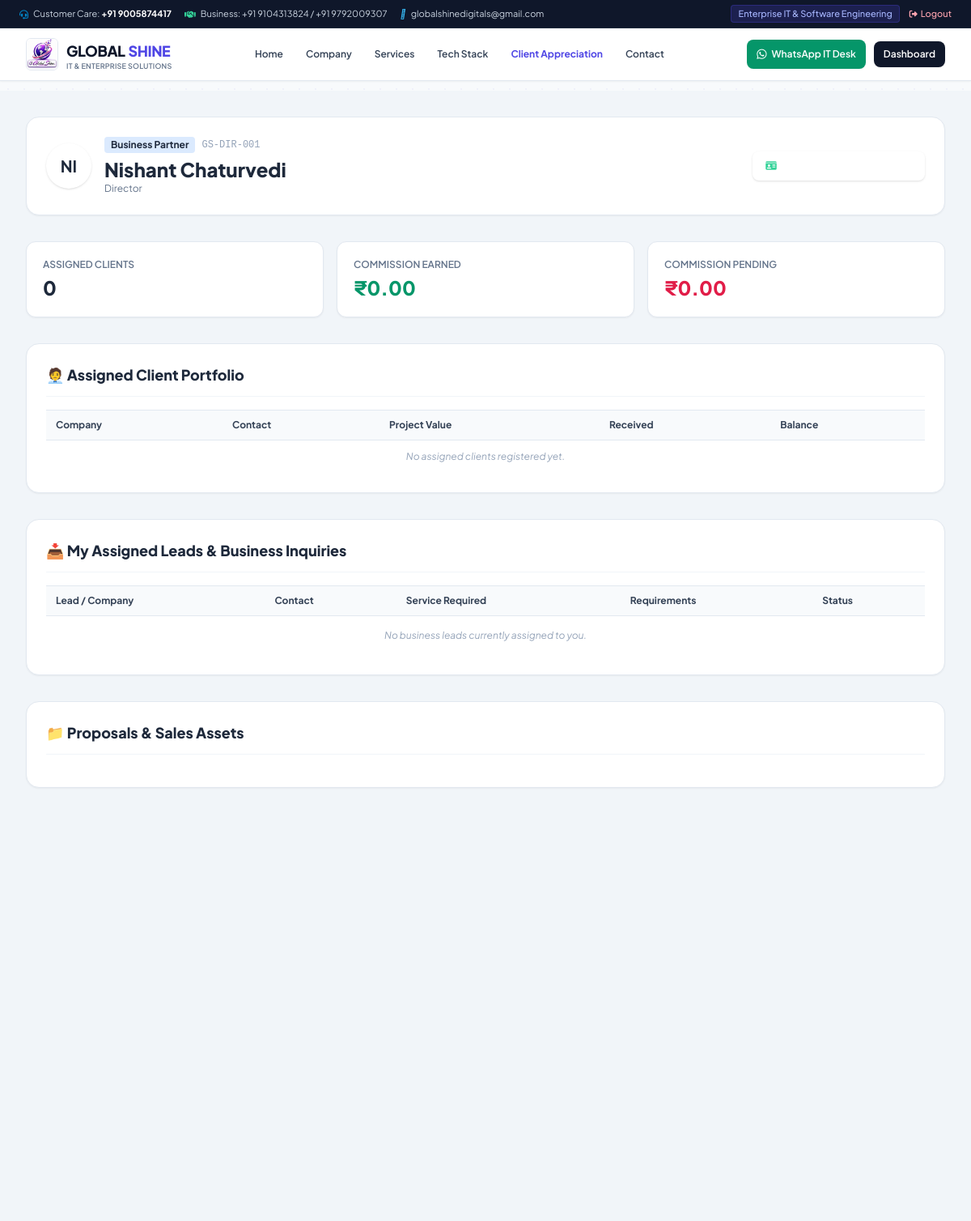
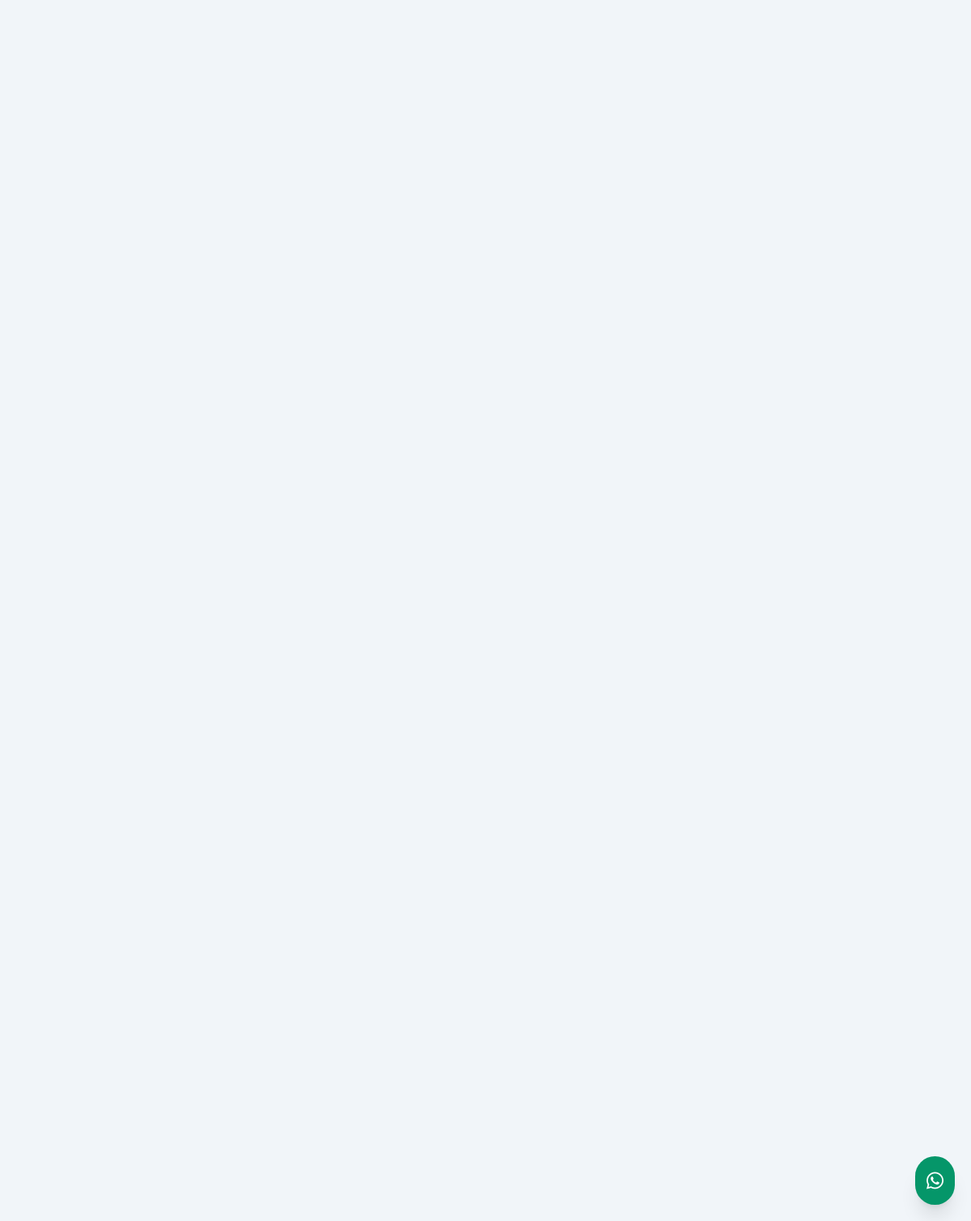
Page /partner/dashboard (signed in) on the committed database (2 pictures, top to bottom).
### tables this page shows
CREATE TABLE users (
        id INTEGER PRIMARY KEY AUTOINCREMENT,
        username TEXT UNIQUE NOT NULL,
        password_hash TEXT NOT NULL,
        name TEXT NOT NULL,
        email TEXT,
        phone TEXT,
        role TEXT NOT NULL, -- admin, team, partner, client
        designation TEXT,
        employee_id TEXT UNIQUE,
        photo_url TEXT DEFAULT '/static/images/default_user.png',
        joining_date TEXT,
        status TEXT DEFAULT 'Active',
        created_at TIMESTAMP DEFAULT CURRENT_TIMESTAMP
    );

### app.py (the view)
@app.route('/partner/dashboard')
@login_required
def partner_dashboard():
    if session.get('role') not in ['partner', 'admin']:
        return redirect(url_for('login'))
    user_id = session.get('user_id')
    conn = get_db()
    user = conn.execute("SELECT * FROM users WHERE id = ?", (user_id,)).fetchone()
    my_leads = conn.execute("SELECT * FROM leads WHERE assigned_partner_id = ? ORDER BY id DESC", (user_id,)).fetchall()
    my_clients = conn.execute("SELECT * FROM clients WHERE assigned_partner_id = ? ORDER BY id DESC", (user_id,)).fetchall()
    my_incentives = conn.execute("SELECT * FROM incentives WHERE user_id = ? ORDER BY id DESC", (user_id,)).fetchall()
    documents = conn.execute("SELECT * FROM documents WHERE visible_role IN ('All', 'Partner') ORDER BY id DESC").fetchall()
    conn.close()
    return render_template('partner_dashboard.html', user=user, my_leads=my_leads, my_clients=my_clients, my_incentives=my_incentives, documents=documents)

### app.py (called while the page is built)
def get_db():
    conn = sqlite3.connect(DB_FILE)
    conn.row_factory = sqlite3.Row
    return conn

def login_required(f):
    @wraps(f)
    def decorated_function(*args, **kwargs):
        if 'user_id' not in session:
            flash('Please log in to access the portal.', 'warning')
            return redirect(url_for('login'))
        return f(*args, **kwargs)
    return decorated_function

### templates/partner_dashboard.html (shortened to what this page needs)
{% extends "base.html" %}
{% block content %}
<div class="py-8 bg-slate-100 min-h-screen">
    <div class="max-w-7xl mx-auto px-4 sm:px-6 lg:px-8 space-y-8">
        <div class="bg-white p-6 rounded-2xl border border-slate-200 shadow-sm flex flex-col md:flex-row justify-between items-start md:items-center gap-4">
            <div class="flex items-center space-x-4">
                <div class="w-14 h-14 rounded-full bg-navy-900 text-brandBlue flex items-center justify-center font-bold text-xl shadow">
                    {{ user.name[:2].upper() }}
                </div>
                <div>
                    <div class="flex items-center space-x-2">
                        <span class="bg-blue-100 text-brandBlue text-xs font-bold px-2 py-0.5 rounded">Business Partner</span>
                        <span class="text-xs text-slate-400 font-mono">{{ user.employee_id or 'GS-PTR-201' }}</span>
                    </div>
                    <h1 class="text-2xl font-extrabold text-navy-900 mt-1">{{ user.name }}</h1>
                    <p class="text-xs text-slate-500">{{ user.designation or 'Digital Business Strategist' }}</p>
                </div>
            </div>
            <div>
                <a href="{{ url_for('view_id_card', user_id=user.id) }}" target="_blank" class="bg-navy-900 hover:bg-navy-800 text-white text-xs font-bold px-4 py-2.5 rounded-lg shadow flex items-center gap-2">
                    <i class="fa-solid fa-id-card text-emerald-400"></i>
                    <span>View Partner Digital ID Card</span>
                </a>
            </div>
        </div>
        <div class="grid grid-cols-1 sm:grid-cols-3 gap-4">
            <div class="bg-white p-5 rounded-xl border border-slate-200 shadow-sm">
                <p class="text-xs text-slate-500 font-semibold uppercase">Assigned Clients</p>
                <p class="text-2xl font-extrabold text-navy-900 mt-1">{{ my_clients|length }}</p>
            </div>
            <div class="bg-white p-5 rounded-xl border border-slate-200 shadow-sm">
                <p class="text-xs text-slate-500 font-semibold uppercase">Commission Earned</p>
                <p class="text-2xl font-extrabold text-emerald-600 mt-1">
                    ₹{{ "{:,.2f}".format(my_incentives|sum(attribute='amount_earned')) }}
                </p>
            </div>
            <div class="bg-white p-5 rounded-xl border border-slate-200 shadow-sm">
                <p class="text-xs text-slate-500 font-semibold uppercase">Commission Pending</p>
                <p class="text-2xl font-extrabold text-rose-600 mt-1">
                    ₹{{ "{:,.2f}".format(my_incentives|sum(attribute='amount_pending')) }}
                </p>
            </div>
        </div>
        <div class="bg-white rounded-2xl border border-slate-200 shadow-sm p-6 space-y-4">
            <h3 class="text-lg font-extrabold text-navy-900 border-b border-slate-100 pb-3">🧑‍💼 Assigned Client Portfolio</h3>
            <div class="overflow-x-auto">
                <table class="w-full text-left text-xs text-slate-700">
                    <thead class="bg-slate-50 font-bold border-y border-slate-200">
                        <tr>
                            <th class="py-2.5 px-3">Company</th>
                            <th class="py-2.5 px-3">Contact</th>
                            <th class="py-2.5 px-3">Project Value</th>
                            <th class="py-2.5 px-3">Received</th>
                            <th class="py-2.5 px-3">Balance</th>
                        </tr>
                    </thead>
                    <tbody class="divide-y divide-slate-100">
                        {% for c in my_clients %}
                        <tr>
                            <td class="py-2.5 px-3 font-bold text-navy-900">{{ c.company_name }}</td>
                            <td class="py-2.5 px-3">{{ c.contact_person }} ({{ c.mobile }})</td>
                            <td class="py-2.5 px-3 font-bold">₹{{ "{:,.2f}".format(c.project_cost) }}</td>
                            <td class="py-2.5 px-3 text-emerald-600 font-bold">₹{{ "{:,.2f}".format(c.amount_received) }}</td>
                            <td class="py-2.5 px-3 text-rose-600 font-bold">₹{{ "{:,.2f}".format(c.balance_amount) }}</td>
                        </tr>
                        {% else %}
                        <tr>
                            <td colspan="5" class="py-3 text-center text-slate-400 italic">No assigned clients registered yet.</td>
                        </tr>
                        {% endfor %}
                    </tbody>
                </table>
            </div>
        </div>
        <div class="bg-white rounded-2xl border border-slate-200 shadow-sm p-6 space-y-4">
            <h3 class="text-lg font-extrabold text-navy-900 border-b border-slate-100 pb-3">📥 My Assigned Leads & Business Inquiries</h3>
            <div class="overflow-x-auto">
                <table class="w-full text-left text-xs text-slate-700">
                    <thead class="bg-slate-50 font-bold border-y border-slate-200">
                        <tr>
                            <th class="py-2.5 px-3">Lead / Company</th>
                            <th class="py-2.5 px-3">Contact</th>
                            <th class="py-2.5 px-3">Service Required</th>
                            <th class="py-2.5 px-3">Requirements</th>
                            <th class="py-2.5 px-3">Status</th>
                        </tr>
                    </thead>
                    <tbody class="divide-y divide-slate-100">
                        {% for l in my_leads %}
                        <tr>
                            <td class="py-2.5 px-3 font-bold text-navy-900">
                                {{ l.lead_name }}
                                {% if l.company %}<span class="block text-[10px] text-slate-400 font-normal">{{ l.company }}</span>{% endif %}
                            </td>
                            <td class="py-2.5 px-3 font-medium">
                                <a href="tel:{{ l.mobile }}" class="hover:underline text-brandBlue">{{ l.mobile }}</a>
                                {% if l.email %}<span class="block text-[10px] text-slate-400">{{ l.email }}</span>{% endif %}
                            </td>
                            <td class="py-2.5 px-3 font-semibold text-itIndigo">{{ l.service_required }}</td>
                            <td class="py-2.5 px-3 max-w-xs text-[11px] text-slate-600 truncate">{{ l.requirement or l.notes or 'N/A' }}</td>
                            <td class="py-2.5 px-3">
                                <span class="bg-blue-100 text-brandBlue text-[10px] font-extrabold px-2 py-0.5 rounded">{{ l.status }}</span>
                            </td>
                        </tr>
                        {% else %}
                        <tr>
                            <td colspan="5" class="py-4 text-center text-slate-400 italic">No business leads currently assigned to you.</td>
                        </tr>
                        {% endfor %}
                    </tbody>
                </table>
            </div>
        </div>
        <div class="bg-white rounded-2xl border border-slate-200 shadow-sm p-6 space-y-4">
            <h3 class="text-lg font-extrabold text-navy-900 border-b border-slate-100 pb-3">📁 Proposals & Sales Assets</h3>
        </div>
    </div>
</div>
{% endblock %}

### templates/base.html (style rules this page uses)
* { box-sizing: border-box; }
body { font-family: 'Plus Jakarta Sans', -apple-system, BlinkMacSystemFont, "Segoe UI", Roboto, sans-serif; background-color: #f8fafc; color: #1e293b; overflow-x: hidden; width: 100%; }
.it-grid-pattern { background-image: radial-gradient(rgba(79, 70, 229, 0.05) 1px, transparent 1px); background-size: 20px 20px; }

### rows in the picture
users: name "NI", employee "GS-DIR-001", name "Nishant Chaturvedi", designation "Director"

### other values in the picture
{{ my_clients|length }} "0"
{{ "{:,.2f}".format(my_incentives|sum(attribute='amount_earned')) }} "0.00"
{{ "{:,.2f}".format(my_incentives|sum(attribute='amount_pending')) }} "0.00"
